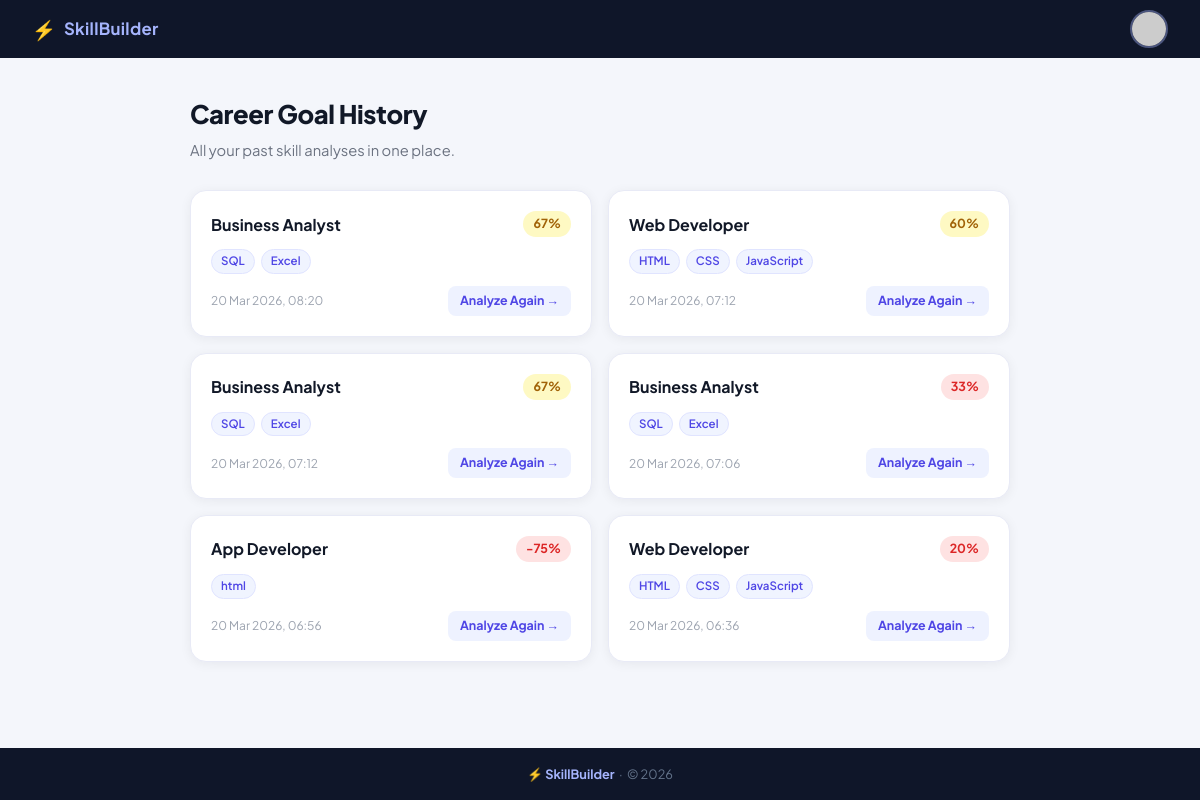
Page /history/ (signed in) on the committed database.
### SkillBuilder/models.py (models this page shows, shortened)
class SearchHistory(models.Model):
    user = models.ForeignKey(User, on_delete=models.CASCADE, related_name='searches')
    career_goal = models.CharField(max_length=100)
    skills_entered = models.TextField()          # comma-separated
    readiness_score = models.IntegerField()      # 0-100
    searched_at = models.DateTimeField(auto_now_add=True)
    class Meta:
        ordering = ['-searched_at']

### SkillBuilder/views.py (the view)
# urls.py: path('history/',     views.history,     name='history'),
@login_required(login_url='login')
def history(request):
    searches = SearchHistory.objects.filter(user=request.user)
    return render(request, 'history.html', {'searches': searches})

### SkillBuilder/templates/history.html (shortened to what this page needs)
<!DOCTYPE html>
<html lang="en">
<head>
    <link rel="stylesheet" href="/static/css/style1.css">
</head>
<body>
    <nav class="navbar">
        <div class="nav-brand">
            <a href="/" class="nav-brand-link">
                <span class="nav-logo">⚡</span>
                <span class="nav-title">SkillBuilder</span>
            </a>
        </div>
        <div class="profile-container" id="profileContainer">
            <img src="https://api.dicebear.com/7.x/avataaars/svg?seed={{ user.username }}&backgroundColor=b6e3f4"
                 class="profile-pic" id="profileTrigger"
                 onclick="toggleDropdown(event)" width="38" height="38" alt="profile">
        </div>
    </nav>
    <main class="page-main">
        <div class="page-header">
            <h1 class="page-title">Career Goal History</h1>
            <p class="page-sub">All your past skill analyses in one place.</p>
        </div>
        {% if searches %}
        <div class="history-grid">
            {% for s in searches %}
            <div class="history-card">
                <div class="hc-top">
                    <div class="hc-career">{{ s.career_goal }}</div>
                    <div class="hc-score score-pill
                        {% if s.readiness_score >= 80 %}pill-green
                        {% elif s.readiness_score >= 50 %}pill-yellow
                        {% else %}pill-red{% endif %}">
                        {{ s.readiness_score }}%
                    </div>
                </div>
                <div class="hc-skills">
                    {% for skill in s.skills_entered.split %}
                        <span class="skill-tag">{{ skill|cut:"," }}</span>
                    {% endfor %}
                </div>
                <div class="hc-bottom">
                    <span class="hc-date">{{ s.searched_at|date:"d M Y, H:i" }}</span>
                    <a href="/?career={{ s.career_goal|urlencode }}&skills={{ s.skills_entered|urlencode }}"
                       class="hc-btn">Analyze Again →</a>
                </div>
            </div>
            {% endfor %}
        </div>
        {% endif %}
    </main>
    <footer>
        <p>⚡ <strong>SkillBuilder</strong> &nbsp;·&nbsp; © 2026</p>
    </footer>
</body>
</html>

### SkillBuilder/static/css/style1.css (style rules this page uses)
*, *::before, *::after { margin: 0; padding: 0; box-sizing: border-box; }
body { font-family: 'Plus Jakarta Sans', sans-serif; background: #f4f6fb; color: #1a1f36; min-height: 100vh; display: flex; flex-direction: column; font-size: 15px; line-height: 1.6; }
.navbar { display: flex; justify-content: space-between; align-items: center; padding: 0 32px; height: 58px; background: #0f1629; position: sticky; top: 0; z-index: 100; box-shadow: 0 1px 0 rgba(255,255,255,0.06); overflow: visible; }
.nav-brand { display: flex; align-items: center; gap: 8px; }
.nav-logo { font-size: 1.2rem; }
.nav-title { font-size: 1.05rem; font-weight: 700; color: #a5b4fc; letter-spacing: 0.3px; }
.profile-container { position: relative; }
.profile-pic { width: 38px; height: 38px; border-radius: 50%; object-fit: cover; cursor: pointer; display: block; border: 2px solid rgba(165,180,252,0.4); transition: border-color 0.2s, box-shadow 0.2s; }
main { flex: 1; padding: 36px 20px; max-width: 780px; margin: 0 auto; width: 100%; }
footer { background: #0f1629; color: #64748b; text-align: center; padding: 16px; font-size: 0.8rem; }
footer strong { color: #a5b4fc; }
.nav-brand-link { display: flex; align-items: center; gap: 8px; text-decoration: none; }
.page-main { flex: 1; max-width: 860px; margin: 0 auto; width: 100%; padding: 36px 20px 48px; }
.page-header { margin-bottom: 28px; }
.page-title { font-size: 1.6rem; font-weight: 800; color: #111827; letter-spacing: -0.4px; margin-bottom: 4px; }
.page-sub { font-size: 0.92rem; color: #6b7280; }
.history-grid { display: grid; grid-template-columns: 1fr 1fr; gap: 16px; }
.history-card { background: #fff; border: 1px solid #e8eaf6; border-radius: 16px; padding: 20px; box-shadow: 0 2px 12px rgba(15,22,41,0.06); display: flex; flex-direction: column; gap: 12px; transition: box-shadow 0.18s, transform 0.18s; }
.hc-top { display: flex; align-items: center; justify-content: space-between; gap: 10px; }
.hc-career { font-size: 1rem; font-weight: 700; color: #111827; }
.score-pill { font-size: 0.78rem; font-weight: 700; padding: 3px 10px; border-radius: 20px; flex-shrink: 0; }
.pill-yellow { background: #fef9c3; color: #a16207; }
.pill-red { background: #fee2e2; color: #dc2626; }
.hc-skills { display: flex; flex-wrap: wrap; gap: 6px; }
.skill-tag { font-size: 0.72rem; font-weight: 600; background: #f0f4ff; color: #4f46e5; border: 1px solid #e0e4ff; padding: 2px 9px; border-radius: 20px; }
.hc-bottom { display: flex; align-items: center; justify-content: space-between; margin-top: auto; }
.hc-date { font-size: 0.75rem; color: #9ca3af; }
.hc-btn { font-size: 0.78rem; font-weight: 700; color: #4f46e5; text-decoration: none; background: #eef2ff; padding: 5px 12px; border-radius: 8px; transition: background 0.15s; }

### rows in the picture
SearchHistory: career_goal "Business Analyst", readiness_score "67", split "SQL" "Excel", searched_at "20 Mar 2026, 08:20"
SearchHistory: career_goal "Web Developer", readiness_score "60", split "HTML" "CSS" "JavaScript", searched_at "20 Mar 2026, 07:12"
SearchHistory: career_goal "Business Analyst", readiness_score "67", split "SQL" "Excel", searched_at "20 Mar 2026, 07:12"
SearchHistory: career_goal "Business Analyst", readiness_score "33", split "SQL" "Excel", searched_at "20 Mar 2026, 07:06"
SearchHistory: career_goal "App Developer", readiness_score "-75", split "html", searched_at "20 Mar 2026, 06:56"
SearchHistory: career_goal "Web Developer", readiness_score "20", split "HTML" "CSS" "JavaScript", searched_at "20 Mar 2026, 06:36"
